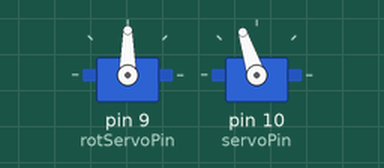
Simulated run of this sketch. Board: Arduino Uno, built with avr-gcc and run on an emulated ATmega328P. Shown: 2 × servo.

Above: at 0.05 s.
At 0.45 s:
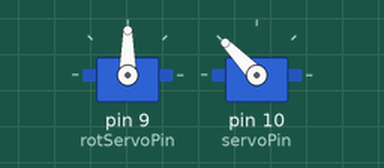
At 0.65 s:
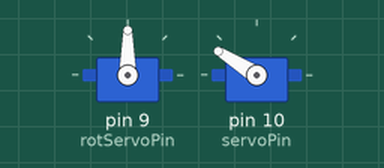
At 1.15 s:
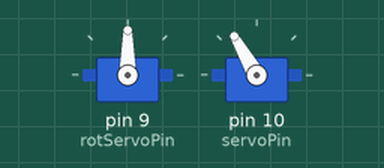
Timing chart, 0 to 3.2 s (numbered marks = the images above):
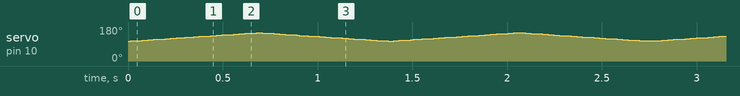

The sketch:

triggered.ino
```cpp
  /*
Adafruit Arduino - Lesson 14. Sweep
*/

#include <Servo.h>

int servoPin = 10;       // Trigger servo
int rotServoPin = 9;     // Large Servo controlling horizontal rotation

Servo servoTrigger;      // Trigger servo
Servo servoLarge;        // Large servo

int angleTrigger = 105;           // Triggerservo position in degrees
int angleLarge = 45;


void setup()
{
  servoLarge.attach(rotServoPin);
  servoTrigger.attach(servoPin);
}

void loop()
{

//  servoTrigger.write(20);

  // Trigger sweep 90 degrees
    for(angleTrigger = 105; angleTrigger < 150; angleTrigger++)
  {
    servoTrigger.write(angleTrigger);
    delay(15);
  }
    // Scan back trigger
    for(angleTrigger = 150; angleTrigger > 105; angleTrigger--)
  {
    servoTrigger.write(angleTrigger);
    delay(15);
  }
delay(15);

}
```
